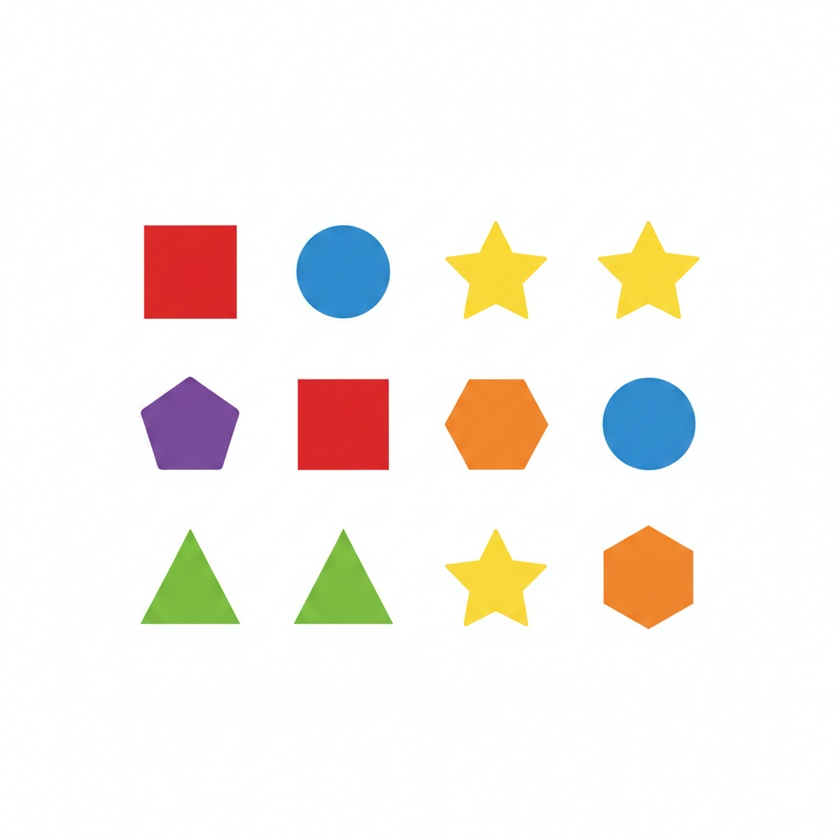
#> input picture 12.jpg, 840 x 840 px, shrunk from 1024 x 1024 before the run, found by its file name
$ python 20-13.py
#> lines starting #> are read from the running program, lines starting #| are printed output that depends on the picture; after the words box and inside, x2 and y2 are one past the last pixel; in counts of white or black regions, pixels touching at a corner belong together
import cv2

#多目標模板匹配

def myMatch(image,tmp):
    h,w=tmp.shape[0:2]
    result=cv2.matchTemplate(image,tmp,cv2.TM_CCOEFF_NORMED)
    for row in range(len(result)):
        for col in range(len(result[row])):
            if result[row] [col]>0.95:
                match.append([(col,row),(col+w,row+h)])
    return

src=cv2.imread("12.jpg",cv2.IMREAD_COLOR)
#> src is the input picture: shape (840, 840, 3); mean B, G, R 236.8, 241.6, 245.9
temps=[]
temp1=cv2.imread("121.jpg",cv2.IMREAD_COLOR)
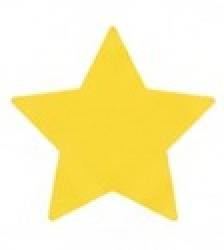
#> input picture 121.jpg, 112 x 125 px, shrunk from 136 x 152 before the run, found by its file name (shown 2 times larger)
#> temp1 is the input picture: shape (125, 112, 3); mean B, G, R 189, 241.8, 251.9
temps.append(temp1)#加入匹配串列
temp2=cv2.imread("122.jpg",cv2.IMREAD_COLOR)
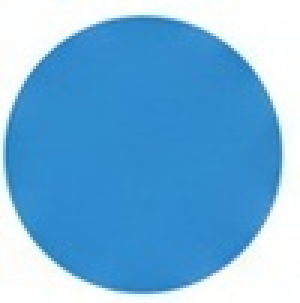
#> input picture 122.jpg, 100 x 101 px, shrunk from 122 x 123 before the run, found by its file name (shown 3 times larger)
#> temp2 is the input picture: shape (101, 100, 3); mean B, G, R 220.3, 177.3, 116.1
temps.append(temp2)
match=[]
for t in temps:#遍歷每個模板圖像
    myMatch(src,t)
#> this loop made 2 passes
#> (h in myMatch, w in myMatch) on passes 1 to 2: (125, 112), (101, 100)
#> pass 1, in myMatch, `result=cv2.matchTemplate(image,tmp,cv2.TM_CCOEFF_NORMED)`:
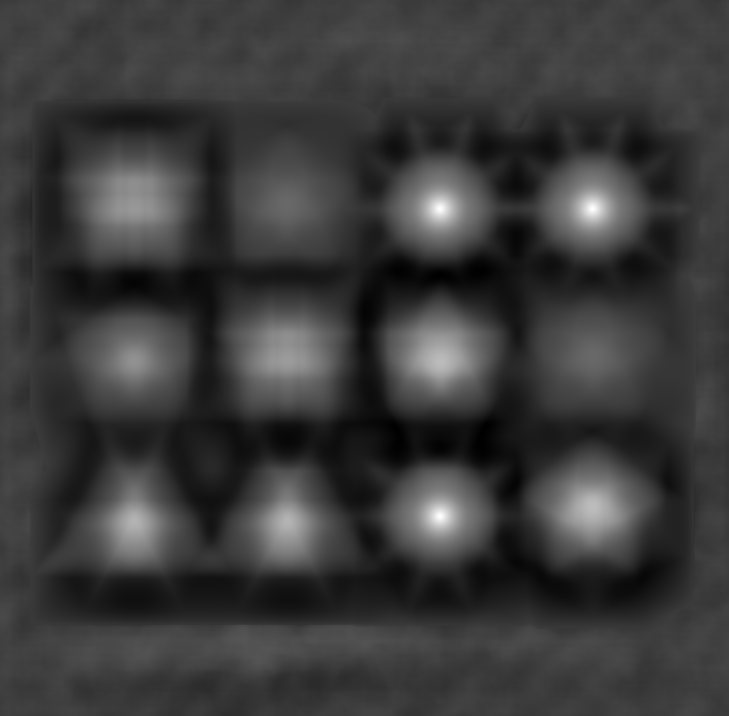
#> result: shape (716, 729) float32; min -0.322, max 0.998, mean -0.0146; drawn with min black and max white
#> pass 2, in myMatch (call 2), `result=cv2.matchTemplate(image,tmp,cv2.TM_CCOEFF_NORMED)`:
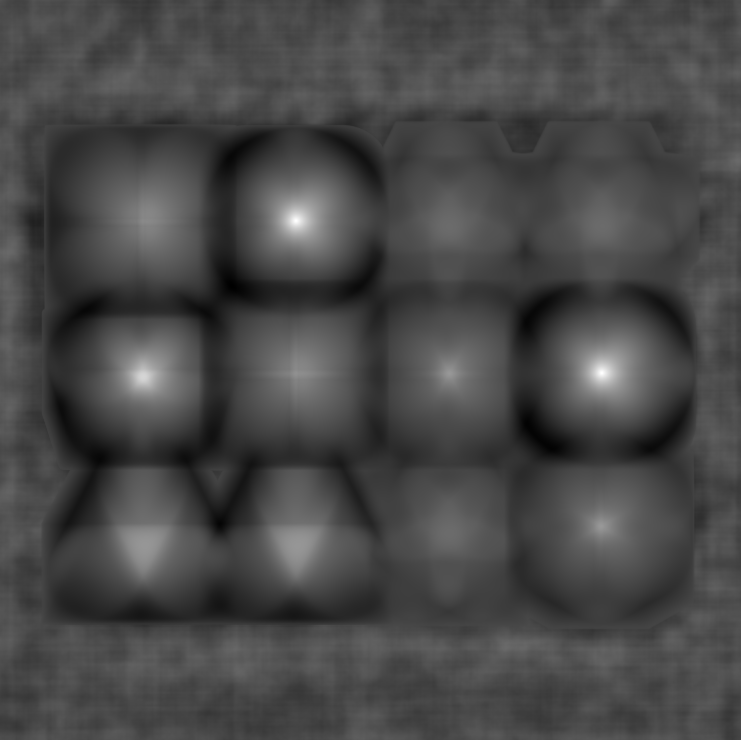
#> result: shape (740, 741) float32; min -0.413, max 0.994, mean -0.0135; drawn with min black and max white
for img in match:#遍歷所有匹配結果
    dst=cv2.rectangle(src,(img[0]),(img[1]),(0,255,0),3)
#> this loop made 86 passes
#> pass 2, `dst=cv2.rectangle(src,(img[0]),(img[1]),(0,255,0),3)`:
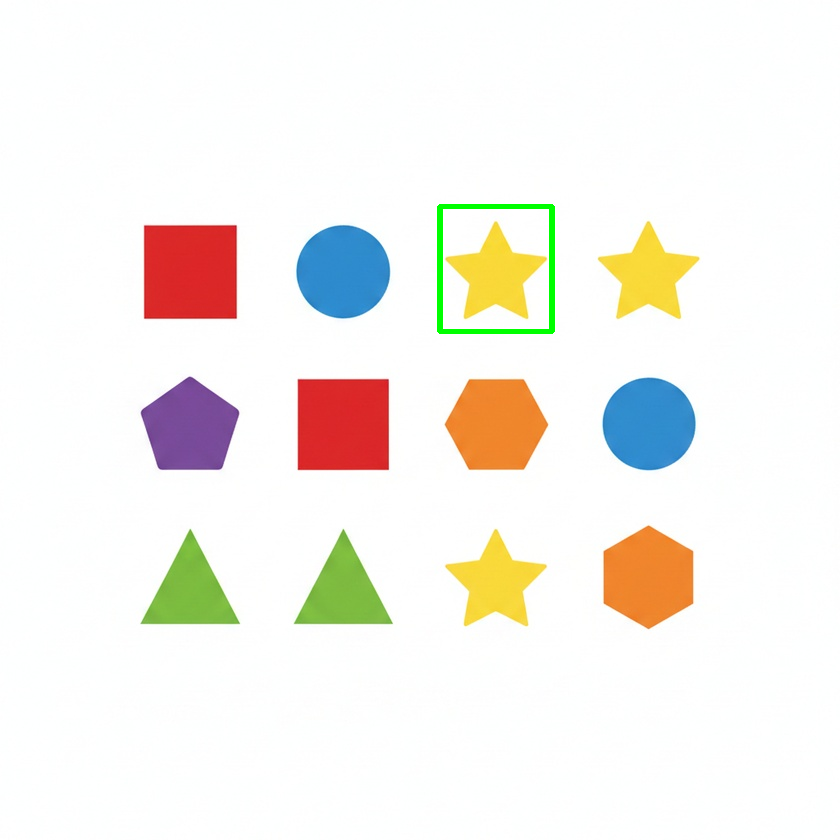
#> dst: shape (840, 840, 3); mean B, G, R 235.9, 241.6, 245
#> pass 3, `dst=cv2.rectangle(src,(img[0]),(img[1]),(0,255,0),3)`:
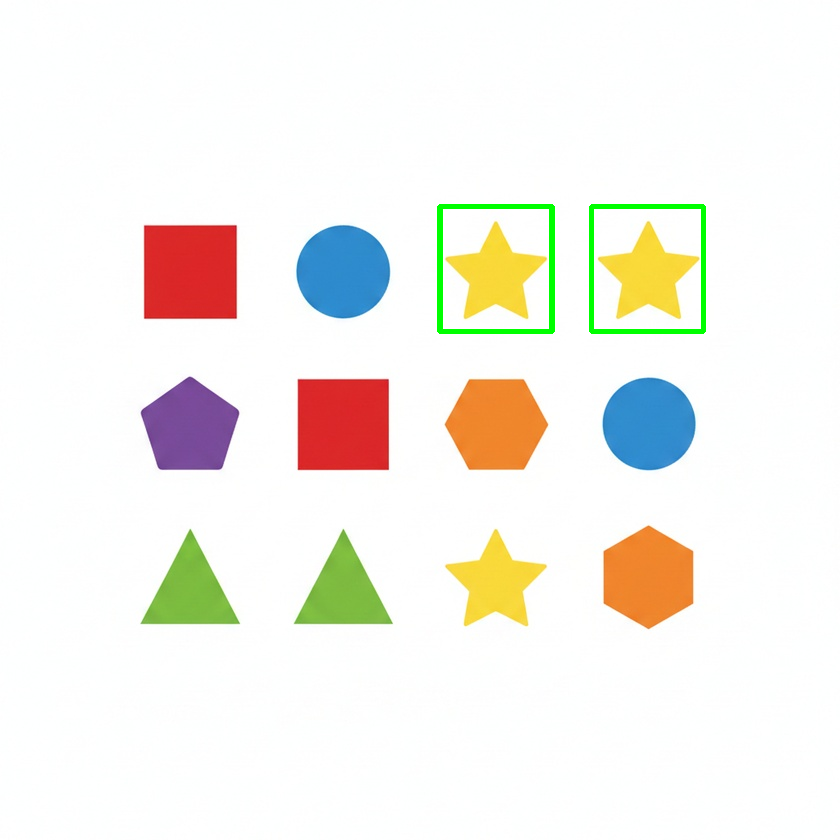
#> dst: shape (840, 840, 3); 0.33% of pixels changed, all inside (x1, y1, x2, y2) = (589, 204, 706, 334)
#> after the loop:
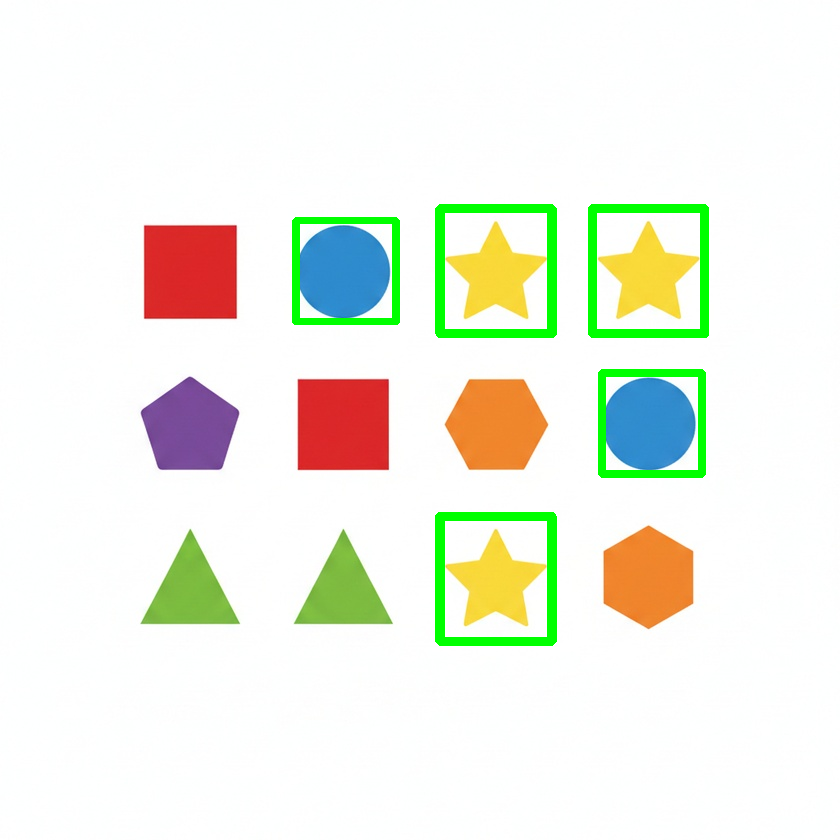
#> src: shape (840, 840, 3); 2.75% of pixels changed, all inside (x1, y1, x2, y2) = (292, 204, 709, 646)
cv2.namedWindow("final",cv2.WINDOW_NORMAL)
cv2.imshow("final",dst)

cv2.waitKey(0)
cv2.destroyAllWindows()
